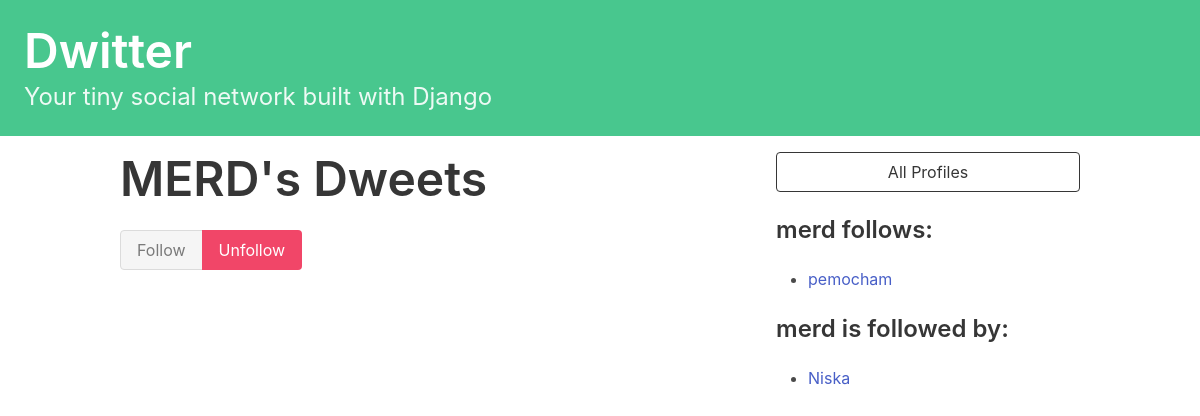
The page /profile/5/ (signed in) on the database its author committed.
### dwitter/models.py (models this page shows)
class Profile(models.Model):
    user = models.OneToOneField(User,
        on_delete=models.CASCADE,
        related_name='profile'
    )
    follows = models.ManyToManyField(
        'self',
        related_name='followed_by',
        symmetrical=False,
        blank=True
    )
    class Meta:
        verbose_name = 'Profile'
        verbose_name_plural = 'Profiles'
    def __str__(self):
        return self.user.username

### dwitter/views.py (the view, shortened to what this page needs)
# urls.py: path("profile/<int:pk>/", views.profile_views, name="profile"),
def profile_views(request, pk):
    profile = get_object_or_404(Profile, pk=pk)
    context = {
        'profile':profile,
    }
    return render(request, 'dwitter/profile.html', context=context)

### dwitter/templates/dwitter/profile.html (shortened to what this page needs)
{% extends 'base.html' %}
{% block content %}
<div class="column">
    <div class="block">
    <h1 class="title is-1">
        {{profile.user.username|upper}}'s Dweets
    </h1>
    <form method="post">
        <div class="buttons has-addons">
        {% if profile in user.profile.follows.all %}
            <button class="button is-success is-static">
                Follow
            </button>
            <button class="button is-danger"
                    name="follow"
                    value="unfollow">
                Unfollow
            </button>
        {% endif %}
        </div>
    </form>
    </div>
</div>
<div class="column is-one-third">
    <div class="block">
        <a href="{% url 'profile_list' %}">
            <button class="button is-dark is-outlined is-fullwidth">
                All Profiles
            </button>
        </a>
    </div>
    <div class="block">
        <h3 class="title is-4">
            {{profile.user.username}} follows:
        </h3>
        <div class="content">
            <ul>
            {% for following in profile.follows.all %}
                <li>
                    <a href="{% url 'profile' following.id %} ">
                        {{ following }}
                    </a>
                </li>
            {% endfor %}
            </ul>
        </div>
    </div>
    <div class="block">
        <h3 class="title is-4">
            {{profile.user.username}} is followed by:
        </h3>
        <div class="content">
            <ul>
            {% for follower in profile.followed_by.all %}
                <li>
                    <a href="{% url 'profile' follower.id %} ">
                        {{ follower }}
                    </a>
                </li>
            {% endfor %}
            </ul>
        </div>
    </div>
</div>
{% endblock content %}

### rows shown on the page
Profile: user.username "MERD", user.username "merd"
Profile: user.username "pemocham"
Profile: user.username "Niska"
